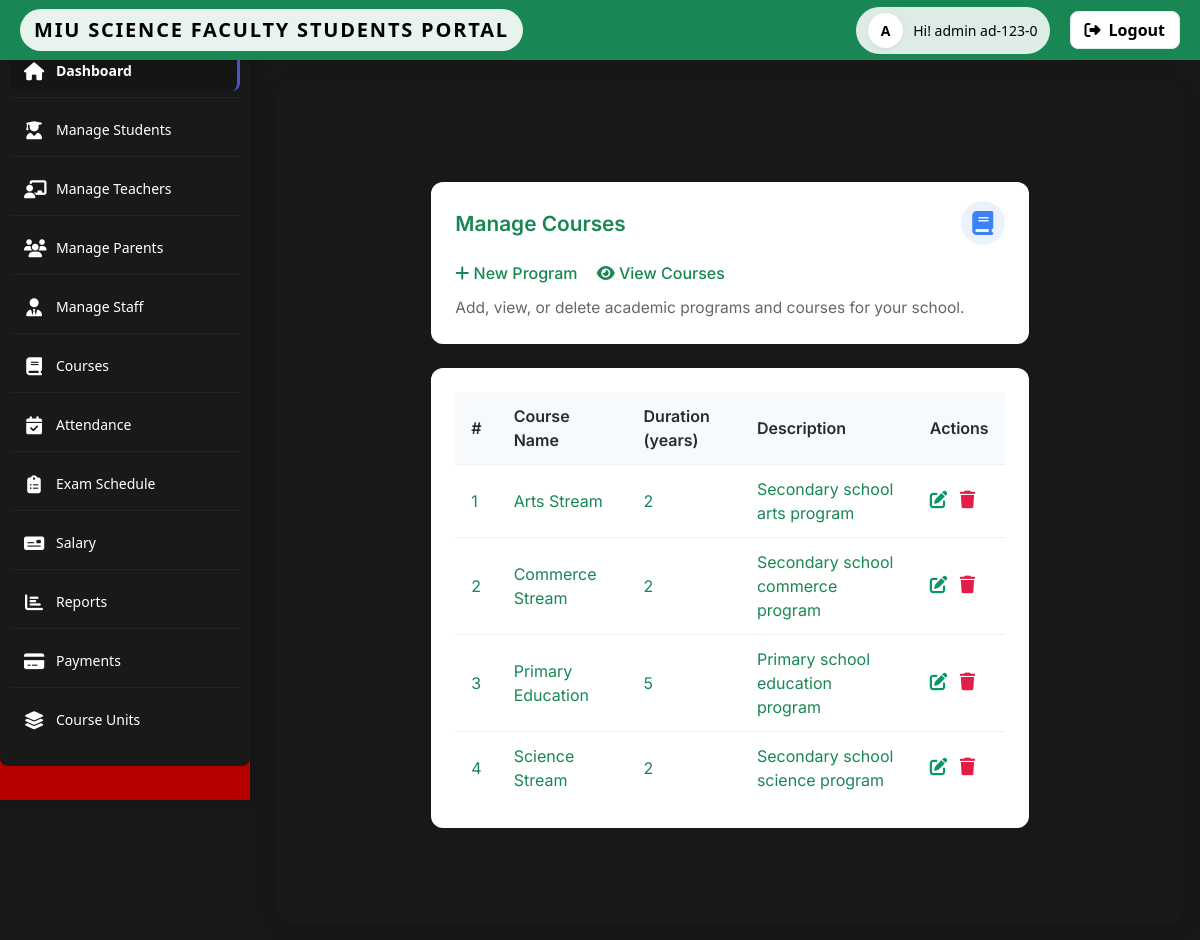
Screenshot of /admin/course.php (signed in) with the database file from the repository.
### tables this page shows
CREATE TABLE IF NOT EXISTS `programs` (
  `id` varchar(20) NOT NULL,
  `name` varchar(100) NOT NULL,
  `duration_years` int(2) NOT NULL,
  `description` text
);

### admin/course.php (the view, shortened to what this page needs)
<?php
include_once('../../service/mysqlcon.php');
$programs = [];
$res = $mysqli->query("SELECT id, name, duration_years, description FROM programs ORDER BY name ASC");
if ($res) {
    while ($row = $res->fetch_assoc()) {
        $programs[] = $row;
    }
}
?>
<!DOCTYPE html>
<html lang="en">
<head>
    <link rel="stylesheet" href="https://cdnjs.cloudflare.com/ajax/libs/font-awesome/6.4.0/css/all.min.css">
    <link rel="stylesheet" href="css/admin.css"><link rel="stylesheet" href="https://cdn.jsdelivr.net/npm/bootstrap@5.3.2/dist/css/bootstrap.min.css">
    <link rel="stylesheet" href="https://cdnjs.cloudflare.com/ajax/libs/font-awesome/6.4.0/css/all.min.css">
    <link rel="stylesheet" href="../../source/CSS/style.css">
</head>
<body>
    <?php include_once('includes/topbar.php'); ?>
    <?php include_once('includes/sidebar.php'); ?>
    <main class="main-content container py-5" id="mainContent">
        <div class="row justify-content-center mb-5 text-success">
            <div class="col-12 col-md-10 col-lg-8">
                <div class="card courses-card">
                    <div class="courses-card-header">
                        <div class="courses-card-title text-success">Manage Courses</div>
                        <div class="courses-card-icon">
                            <i class="fas fa-book"></i>
                        </div>
                    </div>
                    <div class="courses-card-body">
                        <div class="courses-actions">
                            <a class="courses-action-link text-success" href="addCourse.php"><i class="fas fa-plus"></i> New Program</a>
                            <a class="courses-action-link text-success" href="viewCourse.php"><i class="fas fa-eye"></i> View Courses</a>
                        </div>
                        <div class="courses-card-desc">Add, view, or delete academic programs and courses for your school.</div>
                    </div>
                </div>
                <div class="courses-table-container mt-4 text-success">
                    <table class="courses-table table-hover">
                        <thead>
                            <tr>
                                <th>#</th>
                                <th>Course Name</th>
                                <th>Duration (years)</th>
                                <th>Description</th>
                                <th>Actions</th>
                            </tr>
                        </thead>
                        <tbody>
                        <?php if (count($programs) === 0): ?>
                            <tr><td colspan="5" style="text-align:center; color:#888;">No programs found.</td></tr>
                        <?php else: ?>
                            <?php foreach ($programs as $i => $program): ?>
                                <tr>
                                    <td><?= $i+1 ?></td>
                                    <td><?= htmlspecialchars($program['name']) ?></td>
                                    <td><?= htmlspecialchars($program['duration_years']) ?></td>
                                    <td><?= htmlspecialchars($program['description']) ?></td>
                                    <td>
                                        <a href="?edit=<?= $program['id'] ?>" class="action-btn edit"  title="Edit"><i class="fas fa-edit"></i></a>
                                        <a href="?delete=<?= $program['id'] ?>" class="action-btn delete" title="Delete" onclick="return confirm('Are you sure you want to delete this program?');"><i class="fas fa-trash"></i></a>
                                    </td>
                                </tr>
                            <?php endforeach; ?>
                        <?php endif; ?>
                        </tbody>
                    </table>
                </div>
            </div>
        </div>
    </main>
</body>
</html>

### admin/css/admin.css (style rules this page uses)
:root { --primary: #4e54c8; --primary-dark: #3f43a9; --secondary: #8f94fb; --text-primary: #2d3748; --text-secondary: #718096; --bg-light: #f7fafc; --white: #ffffff; --gray-100: #f7fafc; --gray-200: #edf2f7; --gray-300: #e2e8f0; --gray-400: #cbd5e0; --shadow-sm: 0 1px 2px 0 rgba(0, 0, 0, 0.05); --shadow: 0 4px 6px -1px rgba(0, 0, 0, 0.1), 0 2px 4px -1px rgba(0, 0, 0, 0.06); --shadow-md: 0 10px 15px -3px rgba(0, 0, 0, 0.1), 0 4px 6px -2px rgba(0, 0, 0, 0.05); --radius: 8px; --radius-lg: 12px; --transition: all 0.3s ease; }
* { margin: 0; padding: 0; box-sizing: border-box; }
body { font-family: 'Inter', sans-serif; background: var(--bg-light); color: var(--text-primary); line-height: 1.5; overflow-x: hidden; }
.main-content { margin-top: 70px; margin-left: 260px; padding: 24px; transition: var(--transition); }

### source/CSS/style.css (style rules this page uses)
body { background-color: #111; color: #f5f5f5; font-family: 'Inter', Arial, sans-serif; }
.main-content { padding: 2.5rem 2rem; max-width: 1100px; margin: 0 auto; background: #191919; border-radius: 16px; box-shadow: 0 4px 24px rgba(0,0,0,0.12); }

### index.css (style rules this page uses)
:root { --red: #e63946; --red-dark: #b71c1c; --green: #2ecc71; --green-dark: #27ae60; --black: #000000; --black-dark: #222222; --white: #ffffff; --gray-light: #f7fafc; --gray-medium: #e2e8f0; --bg-light: var(--white); --bg-dark: #181818; --shadow-sm: 0 1px 2px rgba(0, 0, 0, 0.05); --shadow-md: 0 10px 15px rgba(0, 0, 0, 0.1); --radius: 12px; --radius-lg: 16px; --transition: all 0.3s ease; background: var(--miu-green); }
* { margin: 0; padding: 0; box-sizing: border-box; }
body { font-family: 'Inter', sans-serif; background: var(--bg-dark); color: var(--black); min-height: 100vh; display: flex; align-items: center; justify-content: center; padding: 16px; line-height: 1.5; transition: background 0.3s ease, color 0.3s ease; }

### admin/course.php (style rules this page uses)
.courses-card { border-radius: 12px; box-shadow: 0 2px 16px rgba(0,0,0,0.07); border: none; margin-top: 48px; background: #fff; }
.courses-card-header { display: flex; align-items: center; justify-content: space-between; padding: 1.2rem 1.5rem 0.5rem 1.5rem; }
.courses-card-title { font-size: 1.3rem; font-weight: 600; color: #2a2a2a; }
.courses-card-icon { background: rgba(59, 130, 246, 0.1); color: #3b82f6; border-radius: 50%; width: 44px; height: 44px; display: flex; align-items: center; justify-content: center; font-size: 1.5rem; }
.courses-card-body { padding: 0.5rem 1.5rem 1.5rem 1.5rem; }
.courses-actions { display: flex; gap: 1.2rem; flex-wrap: wrap; margin-bottom: 0.7rem; }
.courses-action-link { color: #2563eb; font-weight: 500; text-decoration: none; transition: color 0.2s; }
.courses-card-desc { color: #666; font-size: 0.97rem; }
.courses-table-container { margin-top: 2.5rem; background: #fff; border-radius: 12px; box-shadow: 0 2px 16px rgba(0,0,0,0.07); padding: 1.5rem; }
.courses-table { width: 100%; border-collapse: collapse; margin-bottom: 0; }
.courses-table th, .courses-table td { padding: 0.75rem 1rem; border-bottom: 1px solid #f0f0f0; text-align: left; }
.courses-table th { background: #f7fafc; font-weight: 600; color: #2a2a2a; }
.courses-table tr:last-child td { border-bottom: none; }
.action-btn { border: none; background: none; color: #2563eb; font-size: 1.1rem; cursor: pointer; margin-right: 0.5rem; transition: color 0.2s; }
.action-btn.delete { color: #e11d48; }
.action-btn.edit { color: #059669; }
.main-content { margin-top: 70px; margin-left: 260px; padding: 0; transition: margin-left 0.3s; }

### rows the page displays
programs: name "Arts Stream", duration_years "2", description "Secondary school arts program"
programs: name "Commerce Stream", duration_years "2", description "Secondary school commerce program"
programs: name "Primary Education", duration_years "5", description "Primary school education program"
programs: name "Science Stream", duration_years "2", description "Secondary school science program"

### other values shown
$check "ad-123-0"
